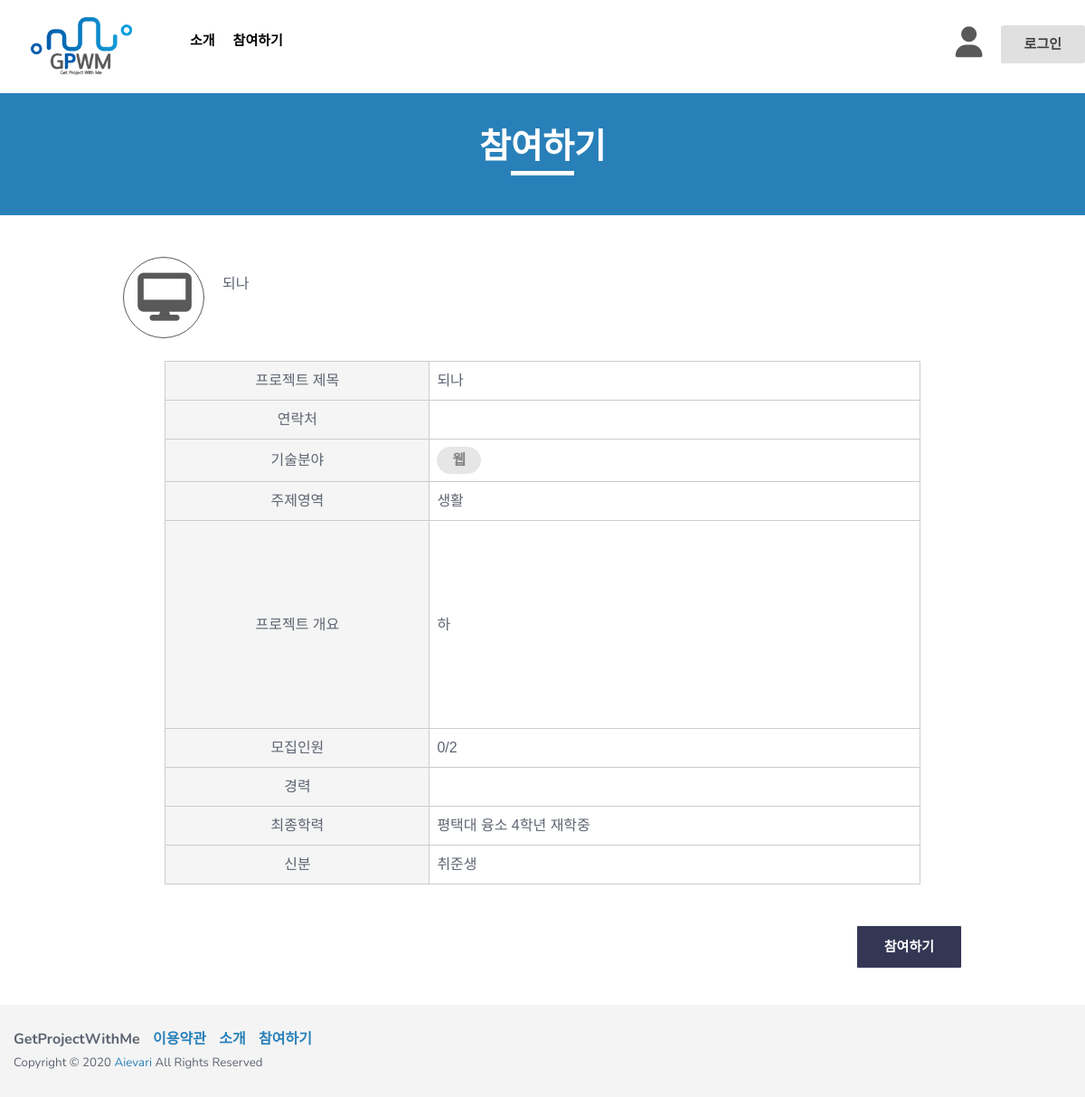
The app's page /board/posting/8/, older data.
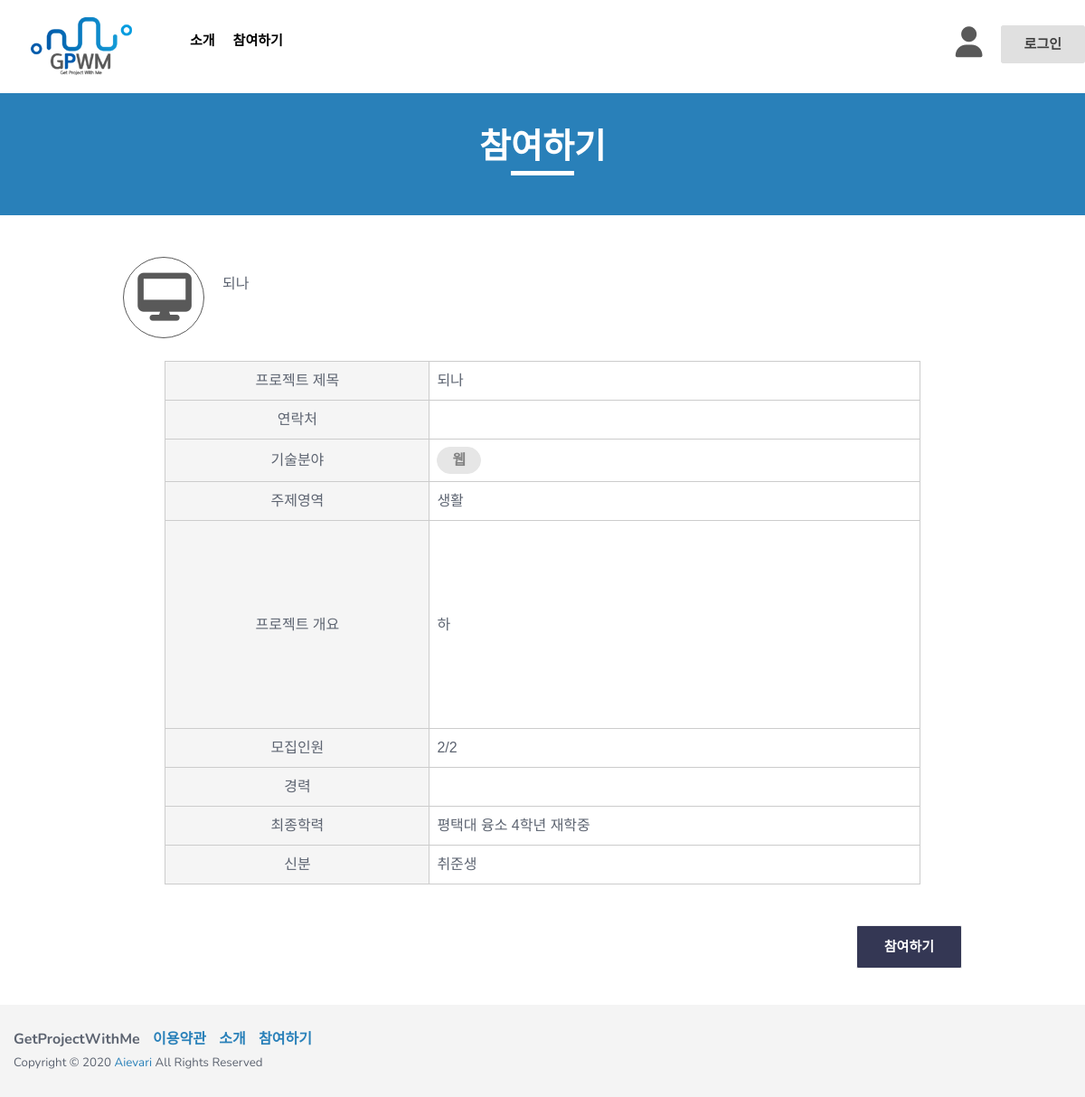
The same page, newer data.
### board/models.py (models this page shows, shortened)
class Writing(models.Model):
    TECHNICAL_CHOICES = {
       ('웹', '웹'),
       ('앱', '앱'),
       ('게임', '게임'),
       ('인공지능', '인공지능'),
       ('기타', '기타')
    }
    TOPIC_CHOICES = {
       ('생활', '생활'),
       ('업무', '업무'),
       ('공공/교통', '공공/교통'),
       ('금융/핀테크', '금융/핀테크'),
       ('의료', '의료'),
       ('교육', '교육'),
       ('유통/쇼핑', '유통/쇼핑'),
       ('엔터테인먼트', '엔터테인먼트'),
       ('기타', '기타')
    }
    IDENTITY_CHOICES = {
       ('학생', '학생'),
       ('취준생', '취준생'),
       ('직장인', '직장인'),
       ('기타','기타')
    }
    author = models.ForeignKey(User, on_delete=models.CASCADE, null=False)  # 유저모델과 연결!
    title = models.CharField(max_length=200, default = '') #프로젝트 개요
    technical_field = models.CharField(max_length=80, choices=TECHNICAL_CHOICES, default = '') #기술분야
    topic_area = models.CharField(max_length=80, choices=TOPIC_CHOICES, default = '')#주제영역
    content = models.TextField('프로젝트 개요서 첨부')  # 프로젝트 개요서 첨부
    team = models.CharField(max_length=30, default = '')#모집인원
    최종학력 = models.CharField(max_length=200, default = '')
    신분 = models.CharField(max_length=200, choices=IDENTITY_CHOICES, default = '')
    like = models.ManyToManyField(User, related_name='likes',blank=True)
    like_count = models.PositiveIntegerField(default=0) #0또는 양수만 받는 필드
    create_date = models.DateTimeField(auto_now_add=True)  # 글이 만들어지면 자동 작성.
    modify_date = models.DateTimeField(null=True, blank=True)  # 수정할 때마다 갱신.(뷰에서 제어)

### board/views.py (the view)
# urls.py: path('posting/<int:pk>/', views.posting, name='posting'),
def posting(request, pk):
    post = Writing.objects.get(pk=pk)
    return render(request, 'posting.html', {'post':post})

### board/templates/posting.html (shortened to what the changed rows need)
<!DOCTYPE html>
<html class="no-js" lang="en">
  <head>
    <link rel="stylesheet" href="/static/css/bootstrap.min.css" />
    <link rel="stylesheet" href="/static/css/owl.carousel.css" />
    <link rel="stylesheet" href="/static/css/owl.transitions.css" />
    <link rel="stylesheet" href="/static/css/animate.css" />
    <link rel="stylesheet" href="/static/css/meanmenu.min.css" />
    <link rel="stylesheet" href="/static/css/font-awesome.min.css" />
    <link rel="stylesheet" href="/static/css/themify-icons.css" />
    <link rel="stylesheet" href="/static/css/flaticon.css" />
    <link rel="stylesheet" href="/static/css/magnific.min.css" />
    <link rel="stylesheet" href="/static/css/style.css" />
    <link rel="stylesheet" href="/static/css/responsive.css" />
  </head>
  <body>
    <div class="support-service-area fix prostart">
      <div class="container conwidth">
        <div class="row">
          <div>
            <a class="support-images" href="#"
              ><i class="fa-solid fa-desktop cateicon"></i
            ></a>
            <p class="protitle">{{post.title}}</p>
            <p class="protitle proname">{{post.author.last_name}}</p>
          </div>
        </div>
      </div>
    </div>
    <div class="support-service-area fix prostart">
      <div class="container conwidth">
        <div class="row">
          <div class="col-md-12 col-sm-12 col-xs-12">
            <div class="deposite-content">
              <div class="diposite-box">
                <div class="deposite-table">
                  <table>
                    <tr>
                      <td>프로젝트 제목</td>
                      <td class="tdright">{{post.title}}</td>
                    </tr>
                    <tr>
                      <td class="tdright">
                        <h6 class="catename procate">{{post.technical_field}}</h6>
                      </td>
                    </tr>
                    <tr>
                      <td>주제영역</td>
                      <td class="tdright">{{post.topic_area}}</td>
                    </tr>
                    <tr>
                      <td>프로젝트 개요</td>
                      <td class="tdright profile_pdf">
                        {{post.content}}
                      </td>
                    </tr>
                    <tr>
                      <td>모집인원</td>
                      <td class="tdright">{{post.like_count}}/{{post.team}}</td>
                    </tr>
                    <tr>
                      <td>최종학력</td>
                      <td class="tdright">{{post.최종학력}}</td>
                    </tr>
                    <tr>
                      <td>신분</td>
                      <td class="tdright">{{post.신분}}</td>
                    </tr>
                  </table>
                </div>
              </div>
            </div>
          </div>
        </div>
      </div>
    </div>
  </body>
</html>

Row changes from the older to the newer data that the page shows:
changed Writing "되나": like_count "0" → "2"
